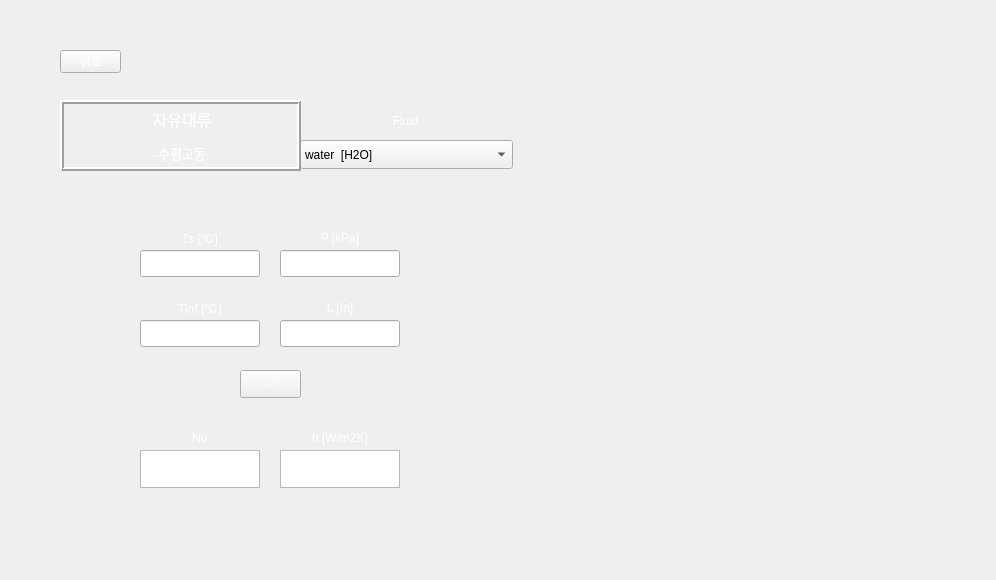
<?xml version="1.0" encoding="UTF-8"?>
<ui version="4.0">
 <class>Form</class>
 <widget class="QWidget" name="Form">
  <property name="geometry">
   <rect>
    <x>0</x>
    <y>0</y>
    <width>996</width>
    <height>580</height>
   </rect>
  </property>
  <property name="minimumSize">
   <size>
    <width>996</width>
    <height>580</height>
   </size>
  </property>
  <property name="maximumSize">
   <size>
    <width>996</width>
    <height>580</height>
   </size>
  </property>
  <property name="windowTitle">
   <string>Form</string>
  </property>
  <property name="styleSheet">
   <string notr="true">background-image: url(:/background/하얀거.png);</string>
  </property>
  <widget class="QPushButton" name="check">
   <property name="geometry">
    <rect>
     <x>240</x>
     <y>370</y>
     <width>61</width>
     <height>28</height>
    </rect>
   </property>
   <property name="styleSheet">
    <string notr="true">QPushButton {
color: qlineargradient(spread:pad, x1:0, y1:1, x2:1, y2:0, stop:0 rgba(255, 255, 255, 255), stop:1 rgba(255, 255, 255, 255));
background-image: url(:/background/버튼2.png);
font: 10pt &quot;맑은 고딕&quot;;
}
QPushButton:hover{
border-image: url(:/background/버튼클릭2.png);
}</string>
   </property>
   <property name="text">
    <string>=</string>
   </property>
  </widget>
  <widget class="QLabel" name="label_4">
   <property name="geometry">
    <rect>
     <x>140</x>
     <y>290</y>
     <width>120</width>
     <height>35</height>
    </rect>
   </property>
   <property name="styleSheet">
    <string notr="true">color: qlineargradient(spread:pad, x1:0, y1:1, x2:1, y2:0, stop:0 rgba(255, 255, 255, 255), stop:1 rgba(255, 255, 255, 255));
background-image: url(:/background/버튼2.png);
font: 10pt &quot;맑은 고딕&quot;;</string>
   </property>
   <property name="text">
    <string>Tinf [℃]</string>
   </property>
   <property name="alignment">
    <set>Qt::AlignCenter</set>
   </property>
  </widget>
  <widget class="QLabel" name="label_2">
   <property name="geometry">
    <rect>
     <x>280</x>
     <y>220</y>
     <width>120</width>
     <height>35</height>
    </rect>
   </property>
   <property name="styleSheet">
    <string notr="true">color: qlineargradient(spread:pad, x1:0, y1:1, x2:1, y2:0, stop:0 rgba(255, 255, 255, 255), stop:1 rgba(255, 255, 255, 255));
background-image: url(:/background/버튼2.png);
font: 10pt &quot;맑은 고딕&quot;;</string>
   </property>
   <property name="text">
    <string>P [kPa]</string>
   </property>
   <property name="alignment">
    <set>Qt::AlignCenter</set>
   </property>
  </widget>
  <widget class="QLineEdit" name="P">
   <property name="geometry">
    <rect>
     <x>280</x>
     <y>250</y>
     <width>120</width>
     <height>27</height>
    </rect>
   </property>
   <property name="styleSheet">
    <string notr="true">font: 12pt &quot;맑은 고딕&quot;;
background-image: url(:/background/하얀거.png);</string>
   </property>
  </widget>
  <widget class="QLineEdit" name="T2">
   <property name="geometry">
    <rect>
     <x>140</x>
     <y>320</y>
     <width>120</width>
     <height>27</height>
    </rect>
   </property>
   <property name="styleSheet">
    <string notr="true">font: 12pt &quot;맑은 고딕&quot;;
background-image: url(:/background/하얀거.png);</string>
   </property>
  </widget>
  <widget class="QLabel" name="label_5">
   <property name="geometry">
    <rect>
     <x>280</x>
     <y>290</y>
     <width>120</width>
     <height>35</height>
    </rect>
   </property>
   <property name="styleSheet">
    <string notr="true">color: qlineargradient(spread:pad, x1:0, y1:1, x2:1, y2:0, stop:0 rgba(255, 255, 255, 255), stop:1 rgba(255, 255, 255, 255));
background-image: url(:/background/버튼2.png);
font: 10pt &quot;맑은 고딕&quot;;</string>
   </property>
   <property name="text">
    <string>L [m]</string>
   </property>
   <property name="alignment">
    <set>Qt::AlignCenter</set>
   </property>
  </widget>
  <widget class="QLineEdit" name="L">
   <property name="geometry">
    <rect>
     <x>280</x>
     <y>320</y>
     <width>120</width>
     <height>27</height>
    </rect>
   </property>
   <property name="styleSheet">
    <string notr="true">font: 12pt &quot;맑은 고딕&quot;;
background-image: url(:/background/하얀거.png);</string>
   </property>
  </widget>
  <widget class="QLabel" name="label_3">
   <property name="geometry">
    <rect>
     <x>140</x>
     <y>220</y>
     <width>120</width>
     <height>35</height>
    </rect>
   </property>
   <property name="styleSheet">
    <string notr="true">color: qlineargradient(spread:pad, x1:0, y1:1, x2:1, y2:0, stop:0 rgba(255, 255, 255, 255), stop:1 rgba(255, 255, 255, 255));
background-image: url(:/background/버튼2.png);
font: 10pt &quot;맑은 고딕&quot;;</string>
   </property>
   <property name="text">
    <string>Ts [℃]</string>
   </property>
   <property name="alignment">
    <set>Qt::AlignCenter</set>
   </property>
  </widget>
  <widget class="QLineEdit" name="T1">
   <property name="geometry">
    <rect>
     <x>140</x>
     <y>250</y>
     <width>120</width>
     <height>27</height>
    </rect>
   </property>
   <property name="styleSheet">
    <string notr="true">font: 12pt &quot;맑은 고딕&quot;;
background-image: url(:/background/하얀거.png);</string>
   </property>
  </widget>
  <widget class="QPushButton" name="pushButton">
   <property name="geometry">
    <rect>
     <x>60</x>
     <y>50</y>
     <width>61</width>
     <height>23</height>
    </rect>
   </property>
   <property name="styleSheet">
    <string notr="true">QPushButton {
color: qlineargradient(spread:pad, x1:0, y1:1, x2:1, y2:0, stop:0 rgba(255, 255, 255, 255), stop:1 rgba(255, 255, 255, 255));
background-image: url(:/background/버튼2.png);
font: 10pt &quot;맑은 고딕&quot;;
}
QPushButton:hover{
border-image: url(:/background/버튼클릭2.png);
}</string>
   </property>
   <property name="text">
    <string>뒤로</string>
   </property>
  </widget>
  <widget class="QLabel" name="label_8">
   <property name="geometry">
    <rect>
     <x>280</x>
     <y>420</y>
     <width>120</width>
     <height>35</height>
    </rect>
   </property>
   <property name="styleSheet">
    <string notr="true">color: qlineargradient(spread:pad, x1:0, y1:1, x2:1, y2:0, stop:0 rgba(255, 255, 255, 255), stop:1 rgba(255, 255, 255, 255));
background-image: url(:/background/버튼2.png);
font: 10pt &quot;맑은 고딕&quot;;</string>
   </property>
   <property name="text">
    <string>h [W/m2K]</string>
   </property>
   <property name="alignment">
    <set>Qt::AlignCenter</set>
   </property>
  </widget>
  <widget class="QTextBrowser" name="textBrowser">
   <property name="geometry">
    <rect>
     <x>140</x>
     <y>450</y>
     <width>120</width>
     <height>38</height>
    </rect>
   </property>
   <property name="sizePolicy">
    <sizepolicy hsizetype="Expanding" vsizetype="Preferred">
     <horstretch>0</horstretch>
     <verstretch>0</verstretch>
    </sizepolicy>
   </property>
   <property name="maximumSize">
    <size>
     <width>16777215</width>
     <height>38</height>
    </size>
   </property>
   <property name="styleSheet">
    <string notr="true">font: 12pt &quot;맑은 고딕&quot;;
background-image: url(:/background/하얀거.png);</string>
   </property>
  </widget>
  <widget class="QLabel" name="label_6">
   <property name="geometry">
    <rect>
     <x>140</x>
     <y>420</y>
     <width>120</width>
     <height>35</height>
    </rect>
   </property>
   <property name="styleSheet">
    <string notr="true">color: qlineargradient(spread:pad, x1:0, y1:1, x2:1, y2:0, stop:0 rgba(255, 255, 255, 255), stop:1 rgba(255, 255, 255, 255));
background-image: url(:/background/버튼2.png);
font: 10pt &quot;맑은 고딕&quot;;</string>
   </property>
   <property name="text">
    <string>Nu</string>
   </property>
   <property name="alignment">
    <set>Qt::AlignCenter</set>
   </property>
  </widget>
  <widget class="QTextBrowser" name="textBrowser_2">
   <property name="geometry">
    <rect>
     <x>280</x>
     <y>450</y>
     <width>120</width>
     <height>38</height>
    </rect>
   </property>
   <property name="sizePolicy">
    <sizepolicy hsizetype="Expanding" vsizetype="Preferred">
     <horstretch>0</horstretch>
     <verstretch>0</verstretch>
    </sizepolicy>
   </property>
   <property name="maximumSize">
    <size>
     <width>16777215</width>
     <height>38</height>
    </size>
   </property>
   <property name="styleSheet">
    <string notr="true">font: 12pt &quot;맑은 고딕&quot;;
background-image: url(:/background/하얀거.png);</string>
   </property>
  </widget>
  <widget class="QLabel" name="label_7">
   <property name="geometry">
    <rect>
     <x>300</x>
     <y>102</y>
     <width>211</width>
     <height>38</height>
    </rect>
   </property>
   <property name="styleSheet">
    <string notr="true">color: qlineargradient(spread:pad, x1:0, y1:1, x2:1, y2:0, stop:0 rgba(255, 255, 255, 255), stop:1 rgba(255, 255, 255, 255));
background-image: url(:/background/버튼2.png);
font: 12pt &quot;맑은 고딕&quot;;</string>
   </property>
   <property name="text">
    <string>Fluid</string>
   </property>
   <property name="alignment">
    <set>Qt::AlignCenter</set>
   </property>
  </widget>
  <widget class="QLabel" name="label_9">
   <property name="geometry">
    <rect>
     <x>0</x>
     <y>0</y>
     <width>996</width>
     <height>580</height>
    </rect>
   </property>
   <property name="styleSheet">
    <string notr="true">image: url(:/background/배경2.png);</string>
   </property>
   <property name="text">
    <string/>
   </property>
  </widget>
  <widget class="QLabel" name="label_10">
   <property name="geometry">
    <rect>
     <x>535</x>
     <y>40</y>
     <width>421</width>
     <height>501</height>
    </rect>
   </property>
   <property name="styleSheet">
    <string notr="true">image: url(:/background/Horizontal enclosure.PNG);</string>
   </property>
   <property name="text">
    <string/>
   </property>
  </widget>
  <widget class="QLabel" name="label_11">
   <property name="geometry">
    <rect>
     <x>550</x>
     <y>310</y>
     <width>391</width>
     <height>201</height>
    </rect>
   </property>
   <property name="styleSheet">
    <string notr="true">image: url(:/background/Horizontal enclosure-2.PNG);</string>
   </property>
   <property name="text">
    <string/>
   </property>
  </widget>
  <widget class="QLabel" name="label_12">
   <property name="geometry">
    <rect>
     <x>0</x>
     <y>0</y>
     <width>996</width>
     <height>580</height>
    </rect>
   </property>
   <property name="styleSheet">
    <string notr="true">image: url(:/background/배경2.png);</string>
   </property>
   <property name="text">
    <string/>
   </property>
  </widget>
  <widget class="QComboBox" name="fluid_2">
   <property name="geometry">
    <rect>
     <x>300</x>
     <y>140</y>
     <width>213</width>
     <height>29</height>
    </rect>
   </property>
   <property name="styleSheet">
    <string notr="true">background-image: url(:/background/하얀거.png);
font: 10pt &quot;맑은 고딕&quot;;</string>
   </property>
   <item>
    <property name="text">
     <string>water  [H2O]</string>
    </property>
   </item>
   <item>
    <property name="text">
     <string>air</string>
    </property>
   </item>
   <item>
    <property name="text">
     <string>1-Butene  [C4H8]</string>
    </property>
   </item>
   <item>
    <property name="text">
     <string>Acetone  [C3H6O]</string>
    </property>
   </item>
   <item>
    <property name="text">
     <string>Ammonia  [NH3]</string>
    </property>
   </item>
   <item>
    <property name="text">
     <string>Argon  [Ar]</string>
    </property>
   </item>
   <item>
    <property name="text">
     <string>Benzene  [C6H6]</string>
    </property>
   </item>
   <item>
    <property name="text">
     <string>CarbonDioxide  [CO2]</string>
    </property>
   </item>
   <item>
    <property name="text">
     <string>CarbonMonoxide  [CO]</string>
    </property>
   </item>
   <item>
    <property name="text">
     <string>CarbonylSulfide  [COS]</string>
    </property>
   </item>
   <item>
    <property name="text">
     <string>CycloHexane  [C6H12]</string>
    </property>
   </item>
   <item>
    <property name="text">
     <string>CycloPropane  [C3H6]</string>
    </property>
   </item>
   <item>
    <property name="text">
     <string>Cyclopentane  [C5H10]</string>
    </property>
   </item>
   <item>
    <property name="text">
     <string>D4  [C8H24O4Si4]</string>
    </property>
   </item>
   <item>
    <property name="text">
     <string>D5  [C10H30O5Si5]</string>
    </property>
   </item>
   <item>
    <property name="text">
     <string>D6  [C12H36O6Si6]</string>
    </property>
   </item>
   <item>
    <property name="text">
     <string>Deuterium  [D2]</string>
    </property>
   </item>
   <item>
    <property name="text">
     <string>Dichloroethane  [C2Cl2H4]</string>
    </property>
   </item>
   <item>
    <property name="text">
     <string>DiethylEther  [C4H10O]</string>
    </property>
   </item>
   <item>
    <property name="text">
     <string>DimethylCarbonate  [C3H6O3]</string>
    </property>
   </item>
   <item>
    <property name="text">
     <string>DimethylEther  [C2H6O]</string>
    </property>
   </item>
   <item>
    <property name="text">
     <string>Ethane  [C2H6]</string>
    </property>
   </item>
   <item>
    <property name="text">
     <string>Ethanol  [C2H6O]</string>
    </property>
   </item>
   <item>
    <property name="text">
     <string>EthylBenzene  [C8H10]</string>
    </property>
   </item>
   <item>
    <property name="text">
     <string>Ethylene  [C2H4]</string>
    </property>
   </item>
   <item>
    <property name="text">
     <string>EthyleneOxide  [C2H4O]</string>
    </property>
   </item>
   <item>
    <property name="text">
     <string>Fluorine  [F2]</string>
    </property>
   </item>
   <item>
    <property name="text">
     <string>HFE143m  [C2F3H3O]</string>
    </property>
   </item>
   <item>
    <property name="text">
     <string>HeavyWater  [D2O]</string>
    </property>
   </item>
   <item>
    <property name="text">
     <string>Helium  [He]</string>
    </property>
   </item>
   <item>
    <property name="text">
     <string>Hydrogen  [H2]</string>
    </property>
   </item>
   <item>
    <property name="text">
     <string>HydrogenChloride  [ClH]</string>
    </property>
   </item>
   <item>
    <property name="text">
     <string>HydrogenSulfide  [H2S]</string>
    </property>
   </item>
   <item>
    <property name="text">
     <string>IsoButane  [C4H10]</string>
    </property>
   </item>
   <item>
    <property name="text">
     <string>IsoButene  [C4H8]</string>
    </property>
   </item>
   <item>
    <property name="text">
     <string>Isohexane  [C6H14]</string>
    </property>
   </item>
   <item>
    <property name="text">
     <string>Isopentane  [C5H12]</string>
    </property>
   </item>
   <item>
    <property name="text">
     <string>Krypton  [Kr]</string>
    </property>
   </item>
   <item>
    <property name="text">
     <string>MD2M  [C10H30O3Si4]</string>
    </property>
   </item>
   <item>
    <property name="text">
     <string>MD3M  [C12H36O4Si5]</string>
    </property>
   </item>
   <item>
    <property name="text">
     <string>MD4M  [C14H42O5Si6]</string>
    </property>
   </item>
   <item>
    <property name="text">
     <string>MDM  [C8H24O2Si3]</string>
    </property>
   </item>
   <item>
    <property name="text">
     <string>MM  [C6H18OSi2]</string>
    </property>
   </item>
   <item>
    <property name="text">
     <string>Methane  [CH4]</string>
    </property>
   </item>
   <item>
    <property name="text">
     <string>Methanol  [CH4O]</string>
    </property>
   </item>
   <item>
    <property name="text">
     <string>MethylLinoleate  [C19H34O2]</string>
    </property>
   </item>
   <item>
    <property name="text">
     <string>MethylLinolenate  [C19H32O2]</string>
    </property>
   </item>
   <item>
    <property name="text">
     <string>MethylOleate  [C19H36O2]</string>
    </property>
   </item>
   <item>
    <property name="text">
     <string>MethylPalmitate  [C17H34O2]</string>
    </property>
   </item>
   <item>
    <property name="text">
     <string>MethylStearate  [C19H38O2]</string>
    </property>
   </item>
   <item>
    <property name="text">
     <string>Neon  [Ne]</string>
    </property>
   </item>
   <item>
    <property name="text">
     <string>Neopentane  [C5H12]</string>
    </property>
   </item>
   <item>
    <property name="text">
     <string>Nitrogen  [N2]</string>
    </property>
   </item>
   <item>
    <property name="text">
     <string>NitrousOxide  [N2O]</string>
    </property>
   </item>
   <item>
    <property name="text">
     <string>Novec649  [C6F12O]</string>
    </property>
   </item>
   <item>
    <property name="text">
     <string>OrthoDeuterium</string>
    </property>
   </item>
   <item>
    <property name="text">
     <string>OrthoHydrogen</string>
    </property>
   </item>
   <item>
    <property name="text">
     <string>Oxygen  [O2]</string>
    </property>
   </item>
   <item>
    <property name="text">
     <string>ParaDeuterium</string>
    </property>
   </item>
   <item>
    <property name="text">
     <string>ParaHydrogen</string>
    </property>
   </item>
   <item>
    <property name="text">
     <string>Propylene  [C3H6]</string>
    </property>
   </item>
   <item>
    <property name="text">
     <string>Propyne  [C3H4]</string>
    </property>
   </item>
   <item>
    <property name="text">
     <string>R11</string>
    </property>
   </item>
   <item>
    <property name="text">
     <string>R113</string>
    </property>
   </item>
   <item>
    <property name="text">
     <string>R114</string>
    </property>
   </item>
   <item>
    <property name="text">
     <string>R115</string>
    </property>
   </item>
   <item>
    <property name="text">
     <string>R116</string>
    </property>
   </item>
   <item>
    <property name="text">
     <string>R12</string>
    </property>
   </item>
   <item>
    <property name="text">
     <string>R123</string>
    </property>
   </item>
   <item>
    <property name="text">
     <string>R1233zd(E)</string>
    </property>
   </item>
   <item>
    <property name="text">
     <string>R1234yf</string>
    </property>
   </item>
   <item>
    <property name="text">
     <string>R1234ze(E)</string>
    </property>
   </item>
   <item>
    <property name="text">
     <string>R1234ze(Z)</string>
    </property>
   </item>
   <item>
    <property name="text">
     <string>R124</string>
    </property>
   </item>
   <item>
    <property name="text">
     <string>R1243zf</string>
    </property>
   </item>
   <item>
    <property name="text">
     <string>R125</string>
    </property>
   </item>
   <item>
    <property name="text">
     <string>R13</string>
    </property>
   </item>
   <item>
    <property name="text">
     <string>R134a</string>
    </property>
   </item>
   <item>
    <property name="text">
     <string>R13l1</string>
    </property>
   </item>
   <item>
    <property name="text">
     <string>R14</string>
    </property>
   </item>
   <item>
    <property name="text">
     <string>R141b</string>
    </property>
   </item>
   <item>
    <property name="text">
     <string>R142b</string>
    </property>
   </item>
   <item>
    <property name="text">
     <string>R143a</string>
    </property>
   </item>
   <item>
    <property name="text">
     <string>R152A</string>
    </property>
   </item>
   <item>
    <property name="text">
     <string>R161</string>
    </property>
   </item>
   <item>
    <property name="text">
     <string>R21</string>
    </property>
   </item>
   <item>
    <property name="text">
     <string>R218</string>
    </property>
   </item>
   <item>
    <property name="text">
     <string>R22</string>
    </property>
   </item>
   <item>
    <property name="text">
     <string>R227EA</string>
    </property>
   </item>
   <item>
    <property name="text">
     <string>R23</string>
    </property>
   </item>
   <item>
    <property name="text">
     <string>R236EA</string>
    </property>
   </item>
   <item>
    <property name="text">
     <string>R236FA</string>
    </property>
   </item>
   <item>
    <property name="text">
     <string>R245ca</string>
    </property>
   </item>
   <item>
    <property name="text">
     <string>R245fa</string>
    </property>
   </item>
   <item>
    <property name="text">
     <string>R32</string>
    </property>
   </item>
   <item>
    <property name="text">
     <string>R365MFC</string>
    </property>
   </item>
   <item>
    <property name="text">
     <string>R40</string>
    </property>
   </item>
   <item>
    <property name="text">
     <string>R404A</string>
    </property>
   </item>
   <item>
    <property name="text">
     <string>R407C</string>
    </property>
   </item>
   <item>
    <property name="text">
     <string>R41</string>
    </property>
   </item>
   <item>
    <property name="text">
     <string>R410A</string>
    </property>
   </item>
   <item>
    <property name="text">
     <string>R507A</string>
    </property>
   </item>
   <item>
    <property name="text">
     <string>RC318</string>
    </property>
   </item>
   <item>
    <property name="text">
     <string>SES36</string>
    </property>
   </item>
   <item>
    <property name="text">
     <string>SulfurDioxide  [O2S]</string>
    </property>
   </item>
   <item>
    <property name="text">
     <string>SulfurHexafluoride  [F6S]</string>
    </property>
   </item>
   <item>
    <property name="text">
     <string>Toluene  [C7H8]</string>
    </property>
   </item>
   <item>
    <property name="text">
     <string>Xenon  [Xe]</string>
    </property>
   </item>
   <item>
    <property name="text">
     <string>cis-2-Butene  [C4H8]</string>
    </property>
   </item>
   <item>
    <property name="text">
     <string>m-Xylene  [C8H10]</string>
    </property>
   </item>
   <item>
    <property name="text">
     <string>n-Butane  [C4H10]</string>
    </property>
   </item>
   <item>
    <property name="text">
     <string>n-Decane  [C10H22]</string>
    </property>
   </item>
   <item>
    <property name="text">
     <string>n-Dodecane  [C12H26]</string>
    </property>
   </item>
   <item>
    <property name="text">
     <string>n-Heptane  [C7H16]</string>
    </property>
   </item>
   <item>
    <property name="text">
     <string>n-Hexane  [C6H14]</string>
    </property>
   </item>
   <item>
    <property name="text">
     <string>n-Nonane  [C9H20]</string>
    </property>
   </item>
   <item>
    <property name="text">
     <string>n-Octane  [C8H18]</string>
    </property>
   </item>
   <item>
    <property name="text">
     <string>n-Pentane  [C5H12]</string>
    </property>
   </item>
   <item>
    <property name="text">
     <string>n-Propane  [C3H8]</string>
    </property>
   </item>
   <item>
    <property name="text">
     <string>n-Undecane  [C11H24]</string>
    </property>
   </item>
   <item>
    <property name="text">
     <string>o-Xylene  [C8H10]</string>
    </property>
   </item>
   <item>
    <property name="text">
     <string>p-Xylene  [C8H10]</string>
    </property>
   </item>
   <item>
    <property name="text">
     <string>trans-2-Butene  [C4H8]</string>
    </property>
   </item>
  </widget>
  <widget class="QLabel" name="label_13">
   <property name="geometry">
    <rect>
     <x>60</x>
     <y>100</y>
     <width>241</width>
     <height>71</height>
    </rect>
   </property>
   <property name="styleSheet">
    <string notr="true">font: 10pt &quot;맑은 고딕&quot;;
color: rgb(255, 255, 255);
background-image: url(:/background/버튼2.png);</string>
   </property>
   <property name="frameShape">
    <enum>QFrame::Box</enum>
   </property>
   <property name="frameShadow">
    <enum>QFrame::Raised</enum>
   </property>
   <property name="lineWidth">
    <number>2</number>
   </property>
   <property name="text">
    <string>&lt;!DOCTYPE HTML PUBLIC &quot;-//W3C//DTD HTML 4.0//EN&quot; &quot;http://www.w3.org/TR/REC-html40/strict.dtd&quot;&gt;
&lt;html&gt;&lt;head&gt;&lt;meta name=&quot;qrichtext&quot; content=&quot;1&quot; /&gt;&lt;style type=&quot;text/css&quot;&gt;
p, li { white-space: pre-wrap; }
&lt;/style&gt;&lt;/head&gt;&lt;body style=&quot; font-family:'맑은 고딕'; font-size:10pt; font-weight:400; font-style:normal;&quot;&gt;
&lt;p align=&quot;center&quot; style=&quot; margin-top:12px; margin-bottom:12px; margin-left:0px; margin-right:0px; -qt-block-indent:0; text-indent:0px;&quot;&gt;&lt;span style=&quot; font-size:12pt;&quot;&gt;자유대류&lt;/span&gt;&lt;/p&gt;
&lt;p align=&quot;center&quot; style=&quot; margin-top:12px; margin-bottom:12px; margin-left:0px; margin-right:0px; -qt-block-indent:0; text-indent:0px;&quot;&gt;-수평고동-&lt;/p&gt;&lt;/body&gt;&lt;/html&gt;</string>
   </property>
   <property name="buddy">
    <cstring>pushButton</cstring>
   </property>
  </widget>
  <zorder>label_12</zorder>
  <zorder>label_9</zorder>
  <zorder>check</zorder>
  <zorder>label_4</zorder>
  <zorder>label_2</zorder>
  <zorder>P</zorder>
  <zorder>T2</zorder>
  <zorder>label_5</zorder>
  <zorder>L</zorder>
  <zorder>label_3</zorder>
  <zorder>T1</zorder>
  <zorder>pushButton</zorder>
  <zorder>textBrowser_2</zorder>
  <zorder>label_7</zorder>
  <zorder>label_10</zorder>
  <zorder>label_11</zorder>
  <zorder>textBrowser</zorder>
  <zorder>fluid_2</zorder>
  <zorder>label_13</zorder>
  <zorder>label_8</zorder>
  <zorder>label_6</zorder>
 </widget>
 <resources>
  <include location="../resource/resources.qrc"/>
 </resources>
 <connections/>
</ui>
